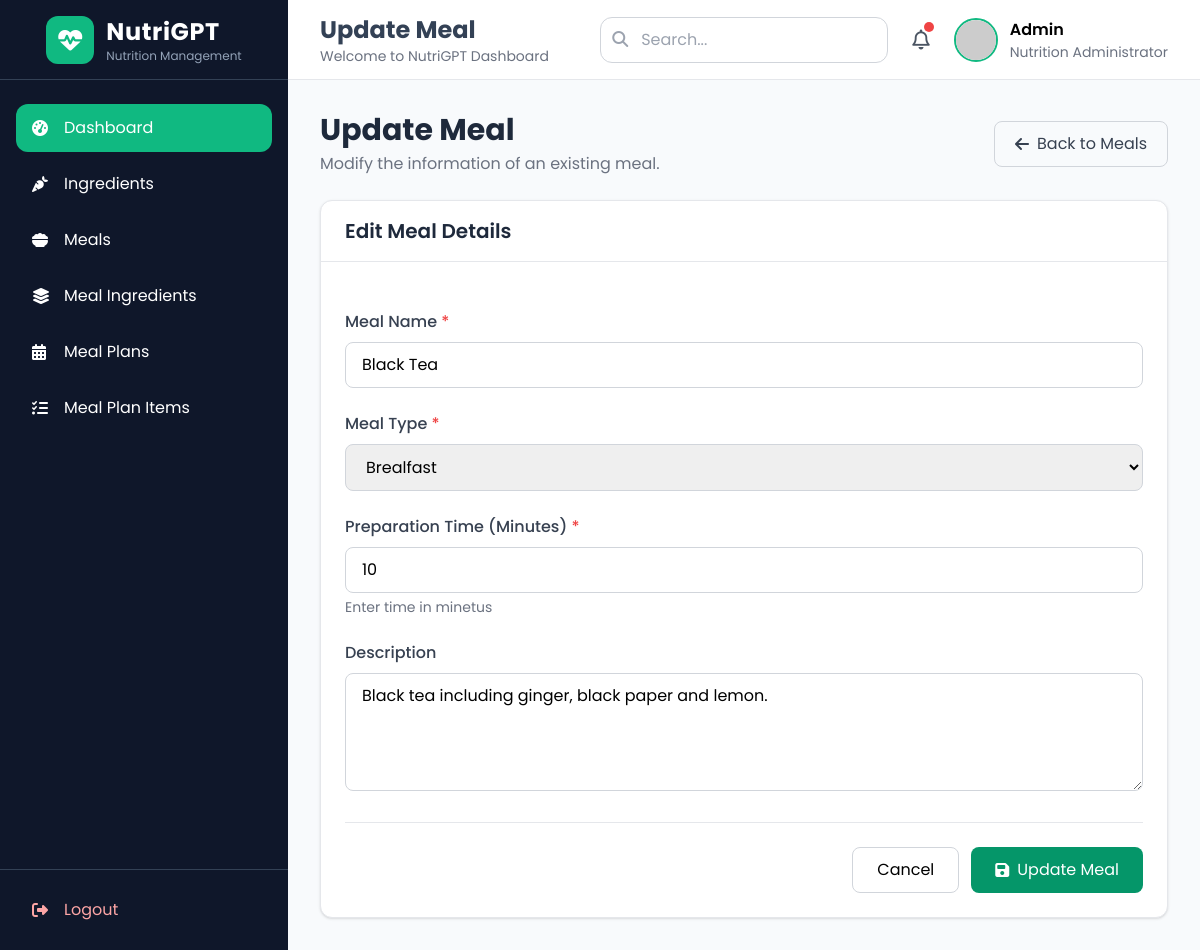
The page /meal/update/1 on the database its author committed.
### meals/models.py (models this page shows, shortened)
class Meal(models.Model):
    name = models.CharField(max_length=30)
    meal_type = models.CharField(max_length=20, choices=MealType.choices)
    description = models.TextField(null=True, blank=True)
    prepare_time = models.PositiveIntegerField(help_text='Enter time in minetus')
    class Meta:
        db_table = 'meal'

### meals/views.py (the view)
# urls.py: path('update/<int:pk>', MealUpdateView.as_view(), name = 'meal-update'),
class MealUpdateView(UpdateView):
    model = Meal
    template_name = 'meal/update.html'
    form_class = MealForm
    success_url = reverse_lazy('meal-list')

### meals/forms.py
class MealForm(forms.ModelForm):
    class Meta:
        model = Meal
        fields = "__all__"
        widgets = {
            "name": forms.TextInput(attrs={
                "class": "w-full rounded-lg border border-gray-300 px-4 py-2.5 focus:ring-2 focus:ring-emerald-500 focus:border-emerald-500 outline-none",
                "placeholder": "Enter meal name",
            }),
            "meal_type": forms.Select(attrs={
                "class": "w-full rounded-lg border border-gray-300 px-4 py-2.5 focus:ring-2 focus:ring-emerald-500 focus:border-emerald-500 outline-none",
            }),
            "prepare_time": forms.NumberInput(attrs={
                "class": "w-full rounded-lg border border-gray-300 px-4 py-2.5 focus:ring-2 focus:ring-emerald-500 focus:border-emerald-500 outline-none",
                "placeholder": "Preparation time (minutes)",
            }),
            "description": forms.Textarea(attrs={
                "class": "w-full rounded-lg border border-gray-300 px-4 py-2.5 focus:ring-2 focus:ring-emerald-500 focus:border-emerald-500 outline-none",
                "rows": 4,
                "placeholder": "Meal description...",
            }),
        }

### meals/templates/meal/update.html (shortened to what this page needs)
{% extends "home/base.html" %}
{% block page_title %}
Update Meal
{% endblock %}
{% block content %}
<div class="max-w-4xl mx-auto">
    <div class="flex flex-col md:flex-row md:items-center md:justify-between gap-4 mb-6">
        <div>
            <h1 class="text-3xl font-bold text-slate-800">
                Update Meal
            </h1>
            <p class="text-gray-500 mt-1">
                Modify the information of an existing meal.
            </p>
        </div>
        <a href="{% url 'meal-list' %}"
           class="inline-flex items-center gap-2 px-5 py-2.5 rounded-lg border border-gray-300 text-gray-700 hover:bg-gray-100 transition">
            <i class="fa-solid fa-arrow-left"></i>
            Back to Meals
        </a>
    </div>
    <div class="bg-white rounded-xl shadow border border-gray-200">
        <div class="border-b border-gray-200 px-6 py-4">
            <h2 class="text-xl font-semibold text-slate-800">
                Edit Meal Details
            </h2>
        </div>
        <form method="POST" class="p-6 space-y-6">
            <div>
                <label class="block mb-2 font-medium text-gray-700">
                    Meal Name
                    <span class="text-red-500">*</span>
                </label>
                {{ form.name }}
            </div>
            <div>
                <label class="block mb-2 font-medium text-gray-700">
                    Meal Type
                    <span class="text-red-500">*</span>
                </label>
                {{ form.meal_type }}
            </div>
            <div>
                <label class="block mb-2 font-medium text-gray-700">
                    Preparation Time (Minutes)
                    <span class="text-red-500">*</span>
                </label>
                {{ form.prepare_time }}
                {% if form.prepare_time.help_text %}
                    <p class="text-sm text-gray-500 mt-1">
                        {{ form.prepare_time.help_text }}
                    </p>
                {% endif %}
            </div>
            <div>
                <label class="block mb-2 font-medium text-gray-700">
                    Description
                </label>
                {{ form.description }}
            </div>
            <div class="flex justify-end gap-3 border-t border-gray-200 pt-6">
                <a href="{% url 'meal-list' %}"
                   class="px-6 py-2.5 rounded-lg border border-gray-300 hover:bg-gray-100 transition">
                    Cancel
                </a>
                <button type="submit"
                        class="inline-flex items-center gap-2 px-6 py-2.5 rounded-lg bg-emerald-600 text-white hover:bg-emerald-700 transition">
                    <i class="fa-solid fa-floppy-disk"></i>
                    Update Meal
                </button>
            </div>
        </form>
    </div>
</div>
{% endblock %}

### home/templates/home/base.html (style rules this page uses)
body { font-family: 'Poppins', sans-serif; background:#f8fafc; }

### rows shown on the page
Meal: name "Black Tea", meal_type "Brealfast", prepare_time "10", description "Black tea including ginger, black paper and lemon."
